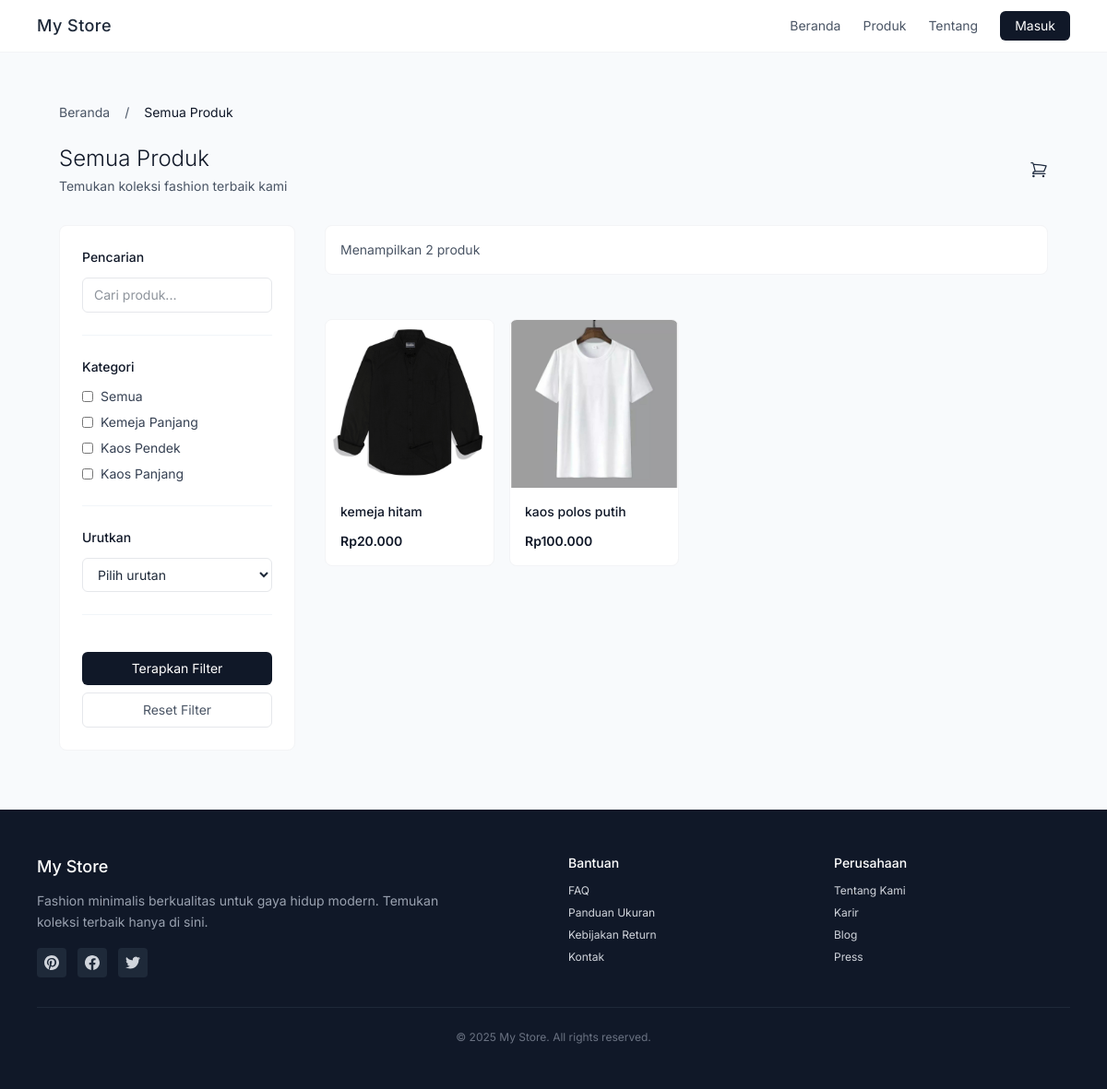
The app's page /store/products/, older data.
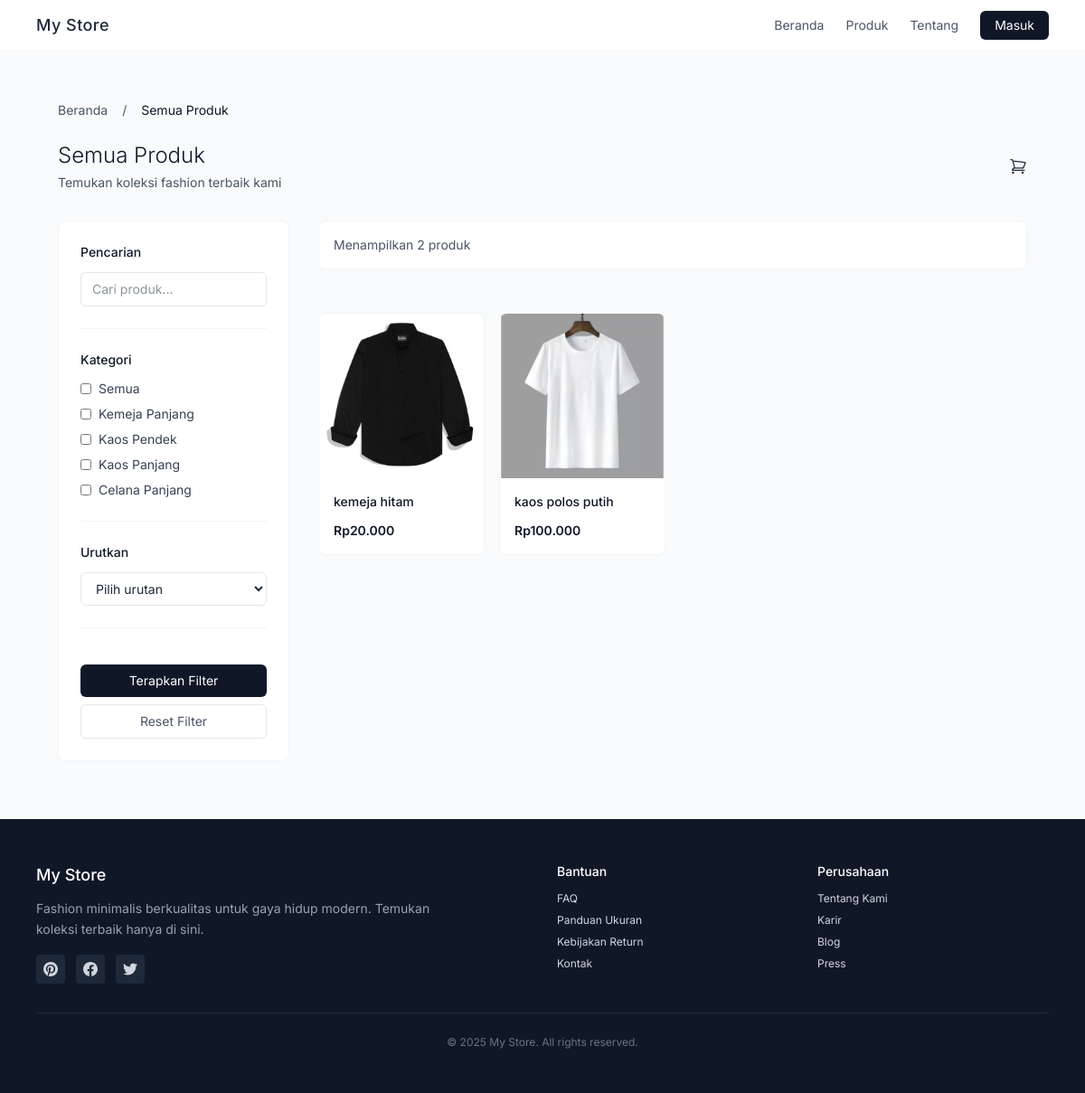
The same page, newer data.
### catalog/models.py (models this page shows, shortened)
class Category(models.Model):
    name = models.CharField(max_length=255)
    description = models.TextField(blank=True, null=True)
    created_at = models.DateTimeField(auto_now_add=True)
    updated_at = models.DateTimeField(auto_now=True)

class Products(models.Model):
    name = models.CharField(max_length=255)
    description = models.TextField()
    category = models.ForeignKey(Category, on_delete=models.CASCADE, null=True, blank=True)
    price = models.DecimalField(max_digits=10, decimal_places=2)
    stock = models.IntegerField()
    image = models.ImageField(upload_to='products/', blank=True, null=True)
    created_at = models.DateTimeField(auto_now_add=True)
    updated_at = models.DateTimeField(auto_now=True)

### store/views.py (the view)
# urls.py: path('store/products/', store_views.all_products, name='all_products'),
def all_products(request):
    products = Products.objects.all()
    categories = Category.objects.all()
    q = request.GET.get("q")
    if q:
        products = search_products(products, q)
    category_ids = [c for c in request.GET.getlist("categories") if c]
    selected_categories = []
    selected_category_objs = []
    if category_ids:
        products = products.filter(category_id__in=category_ids)
        selected_categories = list(map(int, category_ids))
        selected_category_objs = Category.objects.filter(id__in=selected_categories)
    sort = request.GET.get("sort")
    if sort == "price_asc":
        products = products.order_by("price")
    elif sort == "price_desc":
        products = products.order_by("-price")
    elif sort == "latest":
        products = products.order_by("-created_at")
    return render(request, "store/products.html", {
        "products": products,
        "categories": categories,
        "selected_categories": selected_categories,
        "selected_category_objs": selected_category_objs,
    })

### templates/store/products.html (shortened to what the changed rows need)
{% extends "store/base.html" %}
{% block content %}
{% load widget_tweaks %}
<div class="w-full">
    <div class="p-6 mt-6 sm:10 lg:p-16">
        <div class="flex flex-col md:flex-row md:items-center justify-between mb-8">
            <div class="flex flex-row justify-between w-full">
                <div>
                    <h1 class="text-2xl font-light text-gray-900 mb-1">Semua Produk</h1>
                </div>
            </div>
        </div>
        <div class="flex flex-col md:flex-row gap-8">
            <aside id="filterSidebar"
                class="w-full md:w-64 bg-white rounded-lg p-6 h-fit sticky top-6 border border-gray-100 hidden md:block">
                <form id="filterForm" method="get" action="">
                    <div class="filter-section">
                        <div class="space-y-2">
                            {% for cat in categories %}
                            <label class="flex items-center text-sm">
                                <input type="checkbox" name="categories" value="{{ cat.id }}" {% if cat.id in selected_categories %}checked{% endif %}
                                    class="w-3 h-3 text-gray-600 border-gray-300 focus:ring-gray-500 mr-2">
                                <span class="text-gray-700">{{ cat.name }}</span>
                            </label>
                            {% endfor %}
                        </div>
                    </div>
                </form>
            </aside>
            <main class="flex-1">
                <div class="grid grid-cols-2 sm:grid-cols-3 lg:grid-cols-4 xl:grid-cols-5 gap-4">
                    {% for product in products %}
                    <div
                        class="group bg-white rounded-lg overflow-hidden border border-gray-100 product-hover h-full flex flex-col">
                        <a href="{% url 'product_detail' pk=product.id %}" class="block flex-shrink-0">
                            <div class="relative overflow-hidden">
                                <img src="{{ product.image.url }}" alt="{{ product.name }}"
                                    class="w-full aspect-square object-cover group-hover:scale-105 transition-transform duration-300">
                            </div>
                        </a>
                        <div class="p-3 sm:p-4 flex-grow flex flex-col justify-between">
                            <a href="#" class="block">
                                <h3
                                    class="font-medium text-gray-900 mb-1 text-xs md:text-sm hover:text-gray-600 transition-colors line-clamp-2">
                                    {{ product.name }}
                                </h3>
                            </a>
                            <div class="flex items-center justify-between mt-2">
                                <span class="font-semibold text-gray-900 text-xs md:text-sm">
                                    Rp{{ product.price|floatformat:0 }}
                                </span>
                            </div>
                        </div>
                    </div>
                    {% endfor %}
                </div>
            </main>
        </div>
    </div>
</div>
{% endblock %}

Row changes from the older to the newer data that the page shows:
added Category: name "Celana Panjang"
